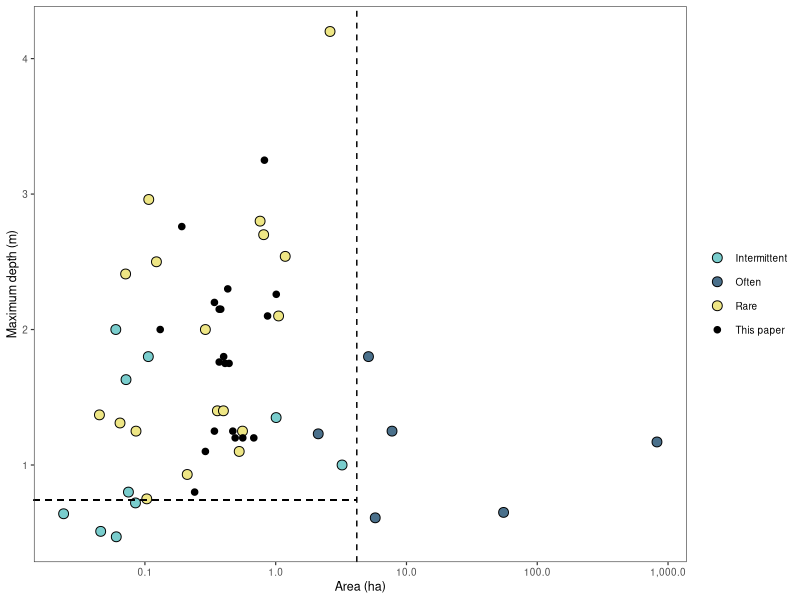
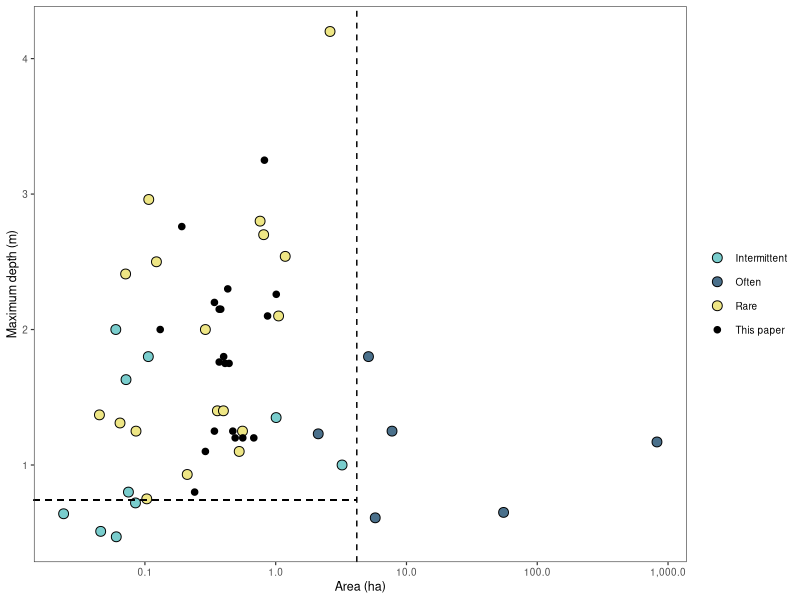

R code for these plots, in order:
library(tidyverse)
library(scales)

depth = read_csv('data/ancillary/max_depth.csv')
max_depth<- depth%>%
  na.omit()%>%
  group_by(pond)%>%
  summarize(max_depth = max(water_depth_m))

d_sa = read_csv('data/ancillary/pond_size_mixing.csv')
plot<- d_sa%>%
  filter(paper != "NA")
  
ggplot(plot)+
  geom_point(aes(x = area_ha,y = zmax_m, fill = paper, shape = paper), size = 3)+
  scale_x_log10(labels = label_comma())+
  geom_vline(xintercept = 4.17, linetype = "dashed")+
  geom_segment(aes(x = 0, y = 0.74, xend = 4.17, yend = 0.74), linetype = "dashed")+
  ylab("Maximum depth (m)")+
  xlab("Area (ha)")+
  scale_fill_manual(values = c("darkslategray3", "skyblue4", "khaki2","black"), name = "")+
  scale_shape_manual(values = c(21, 21, 21, 20), name = "")+
  theme_bw(base_size = 9) +
  theme(
        panel.grid.minor = element_blank(),
        panel.grid.major = element_blank())
ggsave('figures/mixing/comparison.png', height = 3, width = 4, dpi = 500, units = 'in')
